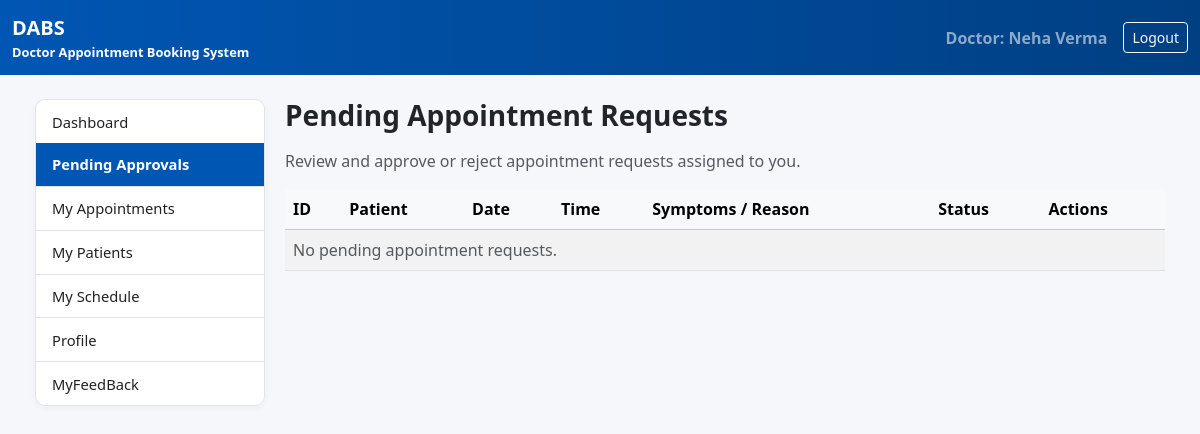
/dashboard/doctor/approvals/ (signed in), run on an earlier commit of the app's database.
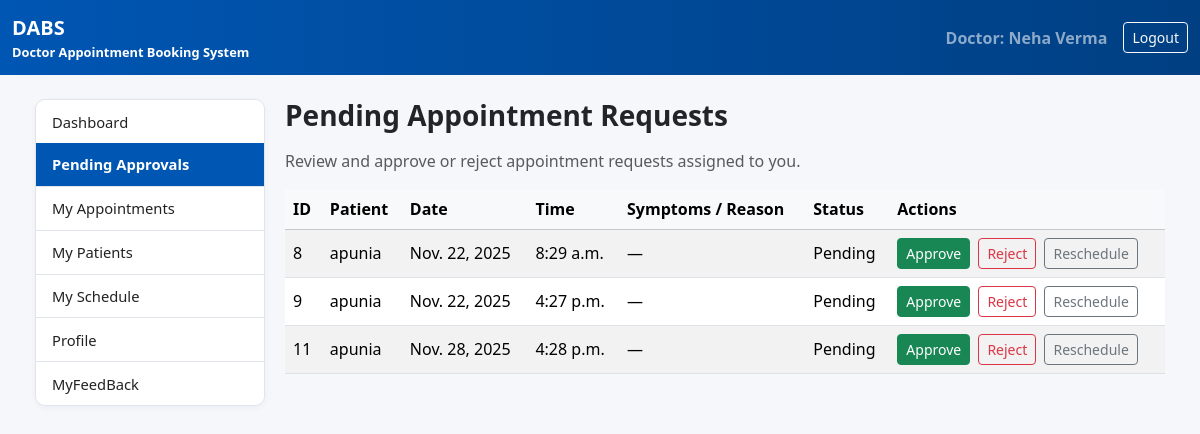
And on a later commit of the database.
### booking/models.py (models this page shows, shortened)
class Appointment(models.Model):
    STATUS_CHOICES = [
        ('Pending', 'Pending'),
        ('Approved', 'Approved'),
        ('Rescheduled', 'Rescheduled'),
        ('Cancelled', 'Cancelled'),
        ('Completed', 'Completed'),
        ('Rejected', 'Rejected'),
    ]
    patient = models.ForeignKey(
        User,
        on_delete=models.CASCADE,
        related_name='patient_appointments',
    )
    doctor = models.ForeignKey(
        DoctorProfile,
        on_delete=models.CASCADE,
        related_name='doctor_appointments',
    )
    department = models.CharField(max_length=100)
    hospital = models.CharField(max_length=120)
    date = models.DateField()
    time = models.TimeField()
    symptoms = models.TextField(blank=True)
    status = models.CharField(
        max_length=20,
        choices=STATUS_CHOICES,
        default='Pending',
    )
    created_at = models.DateTimeField(auto_now_add=True)
    updated_at = models.DateTimeField(auto_now=True)

### booking/views.py (the view)
# urls.py: path('dashboard/doctor/approvals/', views.doctor_approvals, name='doctor_approvals'),
@login_required
def doctor_approvals(request):
    try:
        doctor = DoctorProfile.objects.get(user=request.user)
    except DoctorProfile.DoesNotExist:
        return redirect("patient_dashboard")
    pending_appointments = (
        Appointment.objects.filter(doctor=doctor, status="Pending")
        .order_by("date", "time")
    )
    return render(
        request,
        "booking/doctor_approvals.html",
        {"pending_appointments": pending_appointments},
    )

### booking/templates/booking/doctor_approvals.html (shortened to what this page needs)
{% extends "booking/doctor_base.html" %}
{% block content %}
<h3 class="fw-bold mb-3">Pending Appointment Requests</h3>
<p class="text-muted">
  Review and approve or reject appointment requests assigned to you.
</p>
<div class="table-responsive">
  <table class="table table-striped align-middle">
    <thead class="table-light">
      <tr>
        <th>ID</th>
        <th>Patient</th>
        <th>Date</th>
        <th>Time</th>
        <th>Symptoms / Reason</th>
        <th>Status</th>
        <th>Actions</th>
      </tr>
    </thead>
    <tbody>
    {% for appt in pending_appointments %}
      <tr>
        <td>{{ appt.id }}</td>
        <td>{{ appt.patient.get_full_name|default:appt.patient.username }}</td>
        <td>{{ appt.date }}</td>
        <td>{{ appt.time }}</td>
        <td>{{ appt.symptoms|default:"—" }}</td>
        <td>{{ appt.status }}</td>
        <td>
          <a href="{% url 'doctor_approve' appt.id %}" class="btn btn-sm btn-success">
            Approve
          </a>
          <a href="{% url 'doctor_reject' appt.id %}" class="btn btn-sm btn-outline-danger ms-1">
            Reject
          </a>
          <a href="{% url 'doctor_reschedule' appt.id %}" class="btn btn-sm btn-outline-secondary ms-1">
            Reschedule
          </a>
        </td>
      </tr>
    {% empty %}
      <tr>
        <td colspan="7" class="text-muted">No pending appointment requests.</td>
      </tr>
    {% endfor %}
    </tbody>
  </table>
</div>
{% endblock %}

### booking/templates/booking/doctor_base.html (shortened to what this page needs)
{% load static %}
<!DOCTYPE html>
<html lang="en">
<head>
  <link
      href="https://cdn.jsdelivr.net/npm/bootstrap@5.3.3/dist/css/bootstrap.min.css"
      rel="stylesheet"
>
  <link rel="stylesheet" href="{% static 'booking/dashboard.css' %}">
</head>
<body>
<nav class="navbar navbar-expand-lg navbar-dark dabs-topbar">
  <div class="container-fluid">
    <span class="navbar-brand">
      <strong>DABS</strong>
      <small class="d-block" style="font-size: 0.8rem;">
        Doctor Appointment Booking System
      </small>
    </span>
    <span class="navbar-text ms-auto me-3">
      Doctor:
      {{ request.user.get_full_name|default:request.user.username }}
    </span>
    <a href="{% url 'logout' %}" class="btn btn-outline-light btn-sm">
      Logout
    </a>
  </div>
</nav>
<div class="dabs-shell">
  <div class="dabs-dashboard-layout">
    <div class="dashboard-sidebar list-group">
      <a href="/dashboard/doctor/"
         class="list-group-item {% if request.path == '/dashboard/doctor/' %}active{% endif %}">
        Dashboard
      </a>
      <a href="/dashboard/doctor/approvals/"
         class="list-group-item {% if request.path == '/dashboard/doctor/approvals/' %}active{% endif %}">
        Pending Approvals
      </a>
      <a href="/dashboard/doctor/appointments/"
         class="list-group-item {% if request.path == '/dashboard/doctor/appointments/' %}active{% endif %}">
        My Appointments
      </a>
      <a href="/dashboard/doctor/patients/"
         class="list-group-item {% if request.path == '/dashboard/doctor/patients/' %}active{% endif %}">
        My Patients
      </a>
      <a href="/dashboard/doctor/schedule/"
         class="list-group-item {% if request.path == '/dashboard/doctor/schedule/' %}active{% endif %}">
        My Schedule
      </a>
     <a href="{% url 'doctor_profile' %}"
   class="list-group-item {% if request.path == '/dashboard/doctor/profile/' %}active{% endif %}">
  Profile
</a>
<a href="{% url 'feedback_list' %}"
   class="list-group-item {% if request.path == '/dashboard/doctor/feedback/' %}active{% endif %}">
  MyFeedBack
</a>
    </div>
    <main class="dashboard-main">
      {% block content %}{% endblock %}
    </main>
  </div>
</div>
</body>
</html>

### booking/static/booking/dashboard.css (style rules this page uses)
:root { --dabs-blue: #0056b3; --dabs-blue-dark: #003f82; --dabs-bg: #f5f7fb; --dabs-border: #e1e4eb; --dabs-text-main: #222; --dabs-text-muted: #6c757d; --dabs-card-shadow: 0 2px 6px rgba(15, 23, 42, 0.04); }
html, body { height: 100%; }
body { background-color: var(--dabs-bg); display: flex; flex-direction: column; min-height: 100vh; }
.dabs-shell { max-width: 1200px; margin: 0 auto; padding: 1.5rem 1rem 2.5rem; }
.dabs-topbar { background: linear-gradient(90deg, var(--dabs-blue), var(--dabs-blue-dark)); color: #fff; }
.dabs-topbar .navbar-brand, .dabs-topbar .navbar-text { font-weight: 600; }
.dabs-topbar .container, .dabs-topbar .container-fluid { max-width: 1200px; }
.dabs-dashboard-layout { display: flex; align-items: flex-start; gap: 1.25rem; }
.dashboard-sidebar { width: 230px; flex-shrink: 0; background-color: #ffffff; border-radius: 10px; border: 1px solid var(--dabs-border); box-shadow: var(--dabs-card-shadow); overflow-y: auto; align-self: flex-start !important; }
.dashboard-sidebar .list-group-item { border: 0; border-bottom: 1px solid var(--dabs-border); padding: 0.65rem 1rem; font-size: 0.92rem; color: var(--dabs-text-main); background-color: #ffffff; }
.dashboard-sidebar .list-group-item:last-child { border-bottom: none; }
.dashboard-sidebar .list-group-item.active, .dashboard-sidebar .list-group-item.active:focus, .dashboard-sidebar .list-group-item.active:hover { background-color: var(--dabs-blue); color: #ffffff; font-weight: 600; }
.dashboard-main { flex: 1; min-width: 55em; }

What changed in the data, as far as the page shows it:
added Appointment: id "8", patient.get_full_name "apunia", date "Nov. 22, 2025", time "8:29 a.m.", symptoms "—", status "Pending"
added Appointment: id "9", patient.get_full_name "apunia", date "Nov. 22, 2025", time "4:27 p.m.", symptoms "—", status "Pending"
added Appointment: id "11", patient.get_full_name "apunia", date "Nov. 28, 2025", time "4:28 p.m.", symptoms "—", status "Pending"
Also different on the page:
text no longer shown: "No pending appointment requests."
